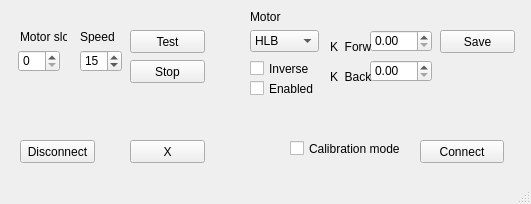
<?xml version="1.0" encoding="UTF-8"?>
<ui version="4.0">
 <class>MainWindow</class>
 <widget class="QMainWindow" name="MainWindow">
  <property name="geometry">
   <rect>
    <x>0</x>
    <y>0</y>
    <width>531</width>
    <height>204</height>
   </rect>
  </property>
  <property name="windowTitle">
   <string>MainWindow</string>
  </property>
  <widget class="QWidget" name="centralwidget">
   <widget class="QPushButton" name="pushButton_Test_Motor">
    <property name="geometry">
     <rect>
      <x>130</x>
      <y>30</y>
      <width>75</width>
      <height>23</height>
     </rect>
    </property>
    <property name="text">
     <string>Test</string>
    </property>
   </widget>
   <widget class="QPushButton" name="pushButton_Disconnect">
    <property name="geometry">
     <rect>
      <x>20</x>
      <y>140</y>
      <width>75</width>
      <height>23</height>
     </rect>
    </property>
    <property name="text">
     <string>Disconnect</string>
    </property>
   </widget>
   <widget class="QPushButton" name="pushButton_Connect">
    <property name="geometry">
     <rect>
      <x>420</x>
      <y>140</y>
      <width>84</width>
      <height>23</height>
     </rect>
    </property>
    <property name="text">
     <string>Connect</string>
    </property>
   </widget>
   <widget class="QSpinBox" name="spinBox_Motor_Slot">
    <property name="geometry">
     <rect>
      <x>18</x>
      <y>50</y>
      <width>42</width>
      <height>22</height>
     </rect>
    </property>
    <property name="minimum">
     <number>0</number>
    </property>
    <property name="maximum">
     <number>7</number>
    </property>
    <property name="value">
     <number>0</number>
    </property>
   </widget>
   <widget class="QSpinBox" name="spinBox_Motor_Speed">
    <property name="geometry">
     <rect>
      <x>80</x>
      <y>50</y>
      <width>42</width>
      <height>22</height>
     </rect>
    </property>
    <property name="maximum">
     <number>300</number>
    </property>
    <property name="singleStep">
     <number>5</number>
    </property>
    <property name="value">
     <number>15</number>
    </property>
   </widget>
   <widget class="QLabel" name="label_slot">
    <property name="geometry">
     <rect>
      <x>20</x>
      <y>30</y>
      <width>47</width>
      <height>13</height>
     </rect>
    </property>
    <property name="text">
     <string>Motor slot</string>
    </property>
   </widget>
   <widget class="QLabel" name="label_speed">
    <property name="geometry">
     <rect>
      <x>80</x>
      <y>30</y>
      <width>47</width>
      <height>13</height>
     </rect>
    </property>
    <property name="text">
     <string>Speed</string>
    </property>
   </widget>
   <widget class="QLabel" name="label_motor">
    <property name="geometry">
     <rect>
      <x>250</x>
      <y>10</y>
      <width>47</width>
      <height>13</height>
     </rect>
    </property>
    <property name="text">
     <string>Motor</string>
    </property>
   </widget>
   <widget class="QComboBox" name="comboBox_Tested_Motor">
    <property name="geometry">
     <rect>
      <x>250</x>
      <y>30</y>
      <width>69</width>
      <height>22</height>
     </rect>
    </property>
    <property name="currentText">
     <string>HLB</string>
    </property>
    <property name="maxVisibleItems">
     <number>8</number>
    </property>
    <item>
     <property name="text">
      <string>HLB</string>
     </property>
    </item>
    <item>
     <property name="text">
      <string>HLF</string>
     </property>
    </item>
    <item>
     <property name="text">
      <string>HRB</string>
     </property>
    </item>
    <item>
     <property name="text">
      <string>HRF</string>
     </property>
    </item>
    <item>
     <property name="text">
      <string>VB</string>
     </property>
    </item>
    <item>
     <property name="text">
      <string>VF</string>
     </property>
    </item>
    <item>
     <property name="text">
      <string>VL</string>
     </property>
    </item>
    <item>
     <property name="text">
      <string>VR</string>
     </property>
    </item>
   </widget>
   <widget class="QPushButton" name="pushButton_Save">
    <property name="geometry">
     <rect>
      <x>440</x>
      <y>30</y>
      <width>75</width>
      <height>23</height>
     </rect>
    </property>
    <property name="text">
     <string>Save</string>
    </property>
   </widget>
   <widget class="QCheckBox" name="checkBox_Calibration_Control">
    <property name="geometry">
     <rect>
      <x>290</x>
      <y>140</y>
      <width>115</width>
      <height>17</height>
     </rect>
    </property>
    <property name="text">
     <string>Calibration mode</string>
    </property>
   </widget>
   <widget class="QPushButton" name="pushButton_Stop_Test">
    <property name="geometry">
     <rect>
      <x>130</x>
      <y>60</y>
      <width>75</width>
      <height>23</height>
     </rect>
    </property>
    <property name="text">
     <string>Stop</string>
    </property>
   </widget>
   <widget class="QCheckBox" name="checkBox_Inverse">
    <property name="geometry">
     <rect>
      <x>250</x>
      <y>60</y>
      <width>70</width>
      <height>17</height>
     </rect>
    </property>
    <property name="text">
     <string>Inverse</string>
    </property>
   </widget>
   <widget class="QCheckBox" name="checkBox_Enabled">
    <property name="geometry">
     <rect>
      <x>250</x>
      <y>80</y>
      <width>70</width>
      <height>17</height>
     </rect>
    </property>
    <property name="text">
     <string>Enabled</string>
    </property>
   </widget>
   <widget class="QDoubleSpinBox" name="doubleSpinBox_forw">
    <property name="geometry">
     <rect>
      <x>370</x>
      <y>30</y>
      <width>62</width>
      <height>22</height>
     </rect>
    </property>
    <property name="maximum">
     <double>5.000000000000000</double>
    </property>
    <property name="singleStep">
     <double>0.050000000000000</double>
    </property>
   </widget>
   <widget class="QDoubleSpinBox" name="doubleSpinBox_back">
    <property name="geometry">
     <rect>
      <x>370</x>
      <y>60</y>
      <width>62</width>
      <height>22</height>
     </rect>
    </property>
    <property name="maximum">
     <double>5.000000000000000</double>
    </property>
    <property name="singleStep">
     <double>0.050000000000000</double>
    </property>
   </widget>
   <widget class="QLabel" name="label_forw">
    <property name="geometry">
     <rect>
      <x>330</x>
      <y>40</y>
      <width>47</width>
      <height>13</height>
     </rect>
    </property>
    <property name="text">
     <string>K_Forw</string>
    </property>
   </widget>
   <widget class="QLabel" name="label_back">
    <property name="geometry">
     <rect>
      <x>330</x>
      <y>70</y>
      <width>47</width>
      <height>13</height>
     </rect>
    </property>
    <property name="text">
     <string>K_Back</string>
    </property>
   </widget>
   <widget class="QPushButton" name="pushButton">
    <property name="geometry">
     <rect>
      <x>130</x>
      <y>140</y>
      <width>75</width>
      <height>23</height>
     </rect>
    </property>
    <property name="text">
     <string>X</string>
    </property>
   </widget>
  </widget>
  <widget class="QMenuBar" name="menubar">
   <property name="geometry">
    <rect>
     <x>0</x>
     <y>0</y>
     <width>531</width>
     <height>21</height>
    </rect>
   </property>
  </widget>
  <widget class="QStatusBar" name="statusbar"/>
 </widget>
 <resources/>
 <connections/>
</ui>
